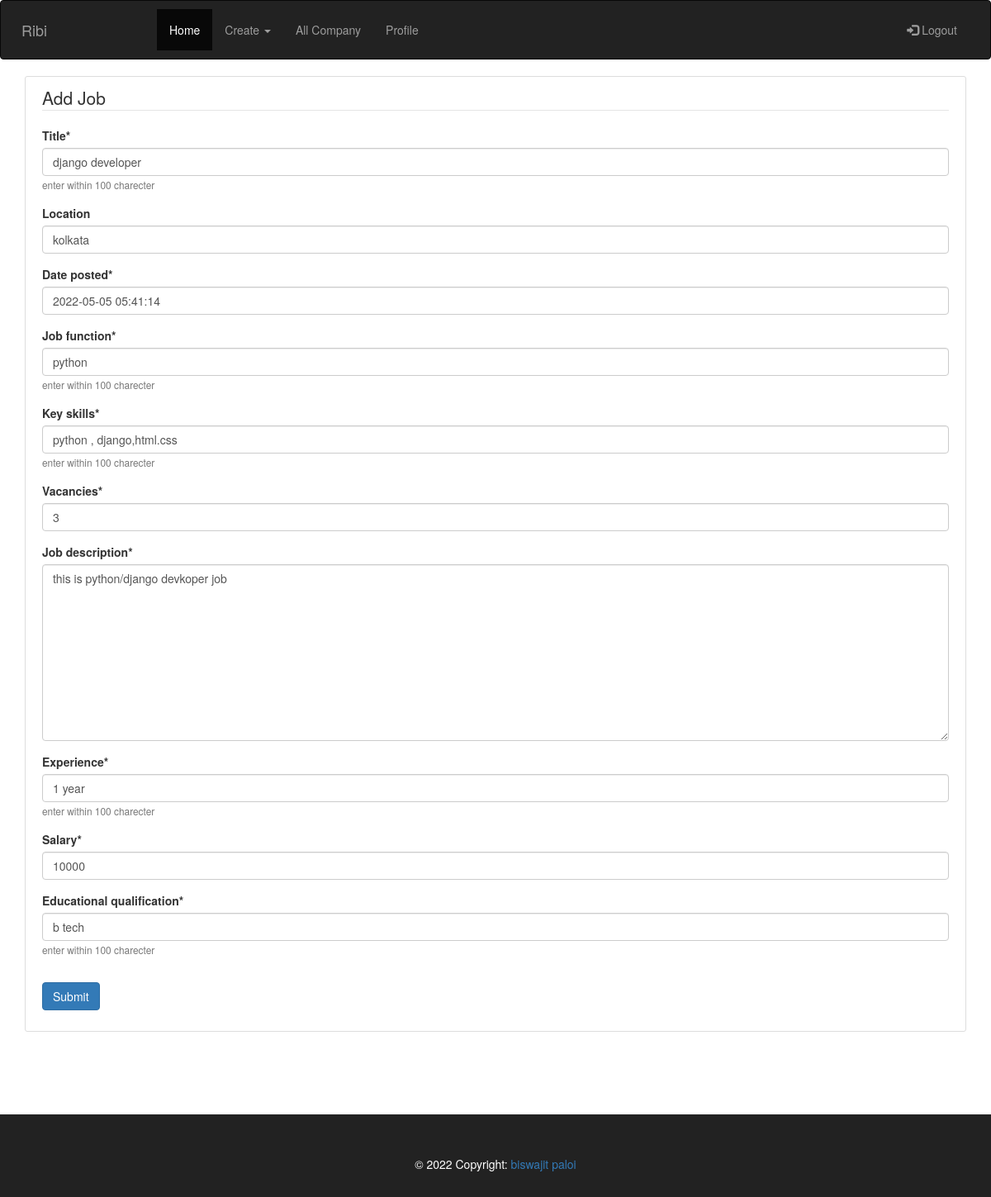
The page /post/7/update (signed in) on the database its author committed.
### job/models.py (models this page shows, shortened)
class Post(models.Model):
    title = models.CharField(max_length=100,help_text="enter within 100 charecter")
    Location = models.CharField(max_length=20, blank=True, null=True)
    date_posted = models.DateTimeField(default=timezone.now)
    job_function = models.CharField(max_length=100,help_text="enter within 100 charecter")
    key_skills = models.CharField(max_length=100,help_text="enter within 100 charecter")
    vacancies = models.IntegerField()
    job_description =  models.TextField()
    experience = models.CharField(max_length=100,help_text="enter within 100 charecter")
    salary = models.IntegerField()
    educational_qualification = models.CharField(max_length=100,help_text="enter within 100 charecter")
    author = models.ForeignKey(User, on_delete=models.CASCADE)
    company = models.CharField(max_length=100,help_text="enter within 100 charecter")

### job/views.py (the view, shortened to what this page needs)
# urls.py: path('post/<int:pk>/update', PostUpdateView.as_view(), name='post-update'),
class PostUpdateView(LoginRequiredMixin, UpdateView, SuccessMessageMixin):
    model = Post
    template_name = 'job/post_create.html'
    fields = ['title', 'Location','date_posted','job_function','key_skills','vacancies','job_description','experience','salary','educational_qualification']

### job/templates/job/post_create.html (shortened to what this page needs)
{% extends "job/base.html" %}
{% load crispy_forms_tags %}
{% block content %}
    <div class="content-section ">
        <form class="w-50 p-3" method="POST">
            <fieldset class="form-group">
                <legend class="border-bottom mb-4">Add Job</legend>
                {{ form|crispy }}
            </fieldset>
            <div class="form-group">
                <button class="btn btn-primary" type="submit">Submit</button>
            </div>
        </form>
        </div>
    </div>
{% endblock content %}

### job/static/blog/style.css (style rules this page uses)
.content-section { background: #ffffff; padding: 10px 20px; border: 1px solid #dddddd; border-radius: 3px; margin-bottom: 20px; }

### rows shown on the page
Post: title "django developer", Location "kolkata", date_posted "2022-05-05 05:41:14", job_function "python", key_skills "python , django,html.css", vacancies "3", job_description "this is python/django devkoper job", experience "1 year", salary "10000", educational_qualification "b tech"
